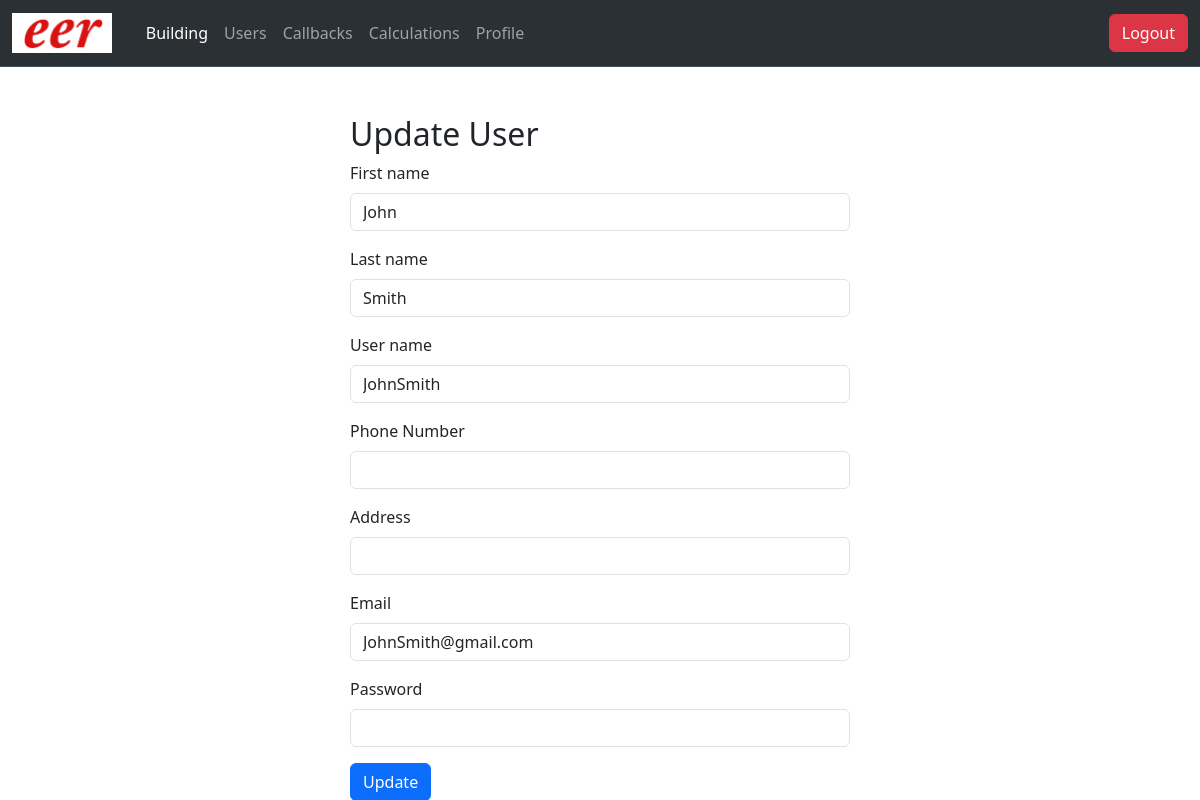
Screenshot of /admin/edit_user.php?id=9 (signed in) with the database file from the repository.
### tables this page shows
CREATE TABLE `users` (
  `id` int(11) NOT NULL,
  `fname` text DEFAULT NULL,
  `lname` text DEFAULT NULL,
  `username` text DEFAULT NULL,
  `email` text DEFAULT NULL,
  `password` text DEFAULT NULL,
  `phone` int(11) DEFAULT NULL,
  `UserAddress` varchar(5000) DEFAULT NULL,
  `role_id` int(11) DEFAULT NULL,
  `created_at` datetime DEFAULT NULL
);

### admin/edit_user.php (the view, shortened to what this page needs)
<?php
include "../php/db.php";
  $id = $_GET['id'];
$user_data = mysqli_query($conn, "SELECT * FROM `users` WHERE `id`=$id");
$data = mysqli_fetch_assoc($user_data);
?>
<!doctype html>
<html lang="en">
  <head>
    <link href="https://cdn.jsdelivr.net/npm/bootstrap@5.3.3/dist/css/bootstrap.min.css" rel="stylesheet">
    <link rel="stylesheet" href="https://cdn.datatables.net/2.0.2/css/dataTables.dataTables.min.css">
</head>
<body>
    <?php include("header.php"); ?>
   <div style="max-width: 500px" class=" mx-auto mt-5">
    <div class="d-flex justify-content-between">
<div><h2>Update User</h2></div>
    </div>
    <form method="post">
  <div class="mb-3">
    <label for="fname" class="form-label">First name</label>
    <input type="text" name="fname" class="form-control" id="fname" value="<?=$data['fname']?>" required>
  </div>
  <div class="mb-3">
    <label for="lname" class="form-label">Last name</label>
    <input type="text" name="lname" class="form-control" id="lname" value="<?=$data['lname']?>" required>
  </div>
  <div class="mb-3">
    <label for="username" class="form-label">User name</label>
    <input type="text" name="username" class="form-control" id="username" value="<?=$data['username']?>" required>
  </div>
  <div class="mb-3">
    <label for="phone" class="form-label">Phone Number</label>
    <input type="text" name="phone" class="form-control" id="phone" value="<?=$data['phone']?>" required>
  </div>
  <div class="mb-3">
    <label for="address" class="form-label">Address</label>
    <input type="text" name="UserAddress" class="form-control" id="UserAddress" value="<?=$data['UserAddress']?>" required>
  </div>
  <div class="mb-3">
    <label for="email" class="form-label">Email</label>
    <input type="text" name="email" class="form-control" id="email" value="<?=$data['email']?>" required>
  </div>
  <div class="mb-3">
    <label for="password" class="form-label">Password</label>
    <input type="password" name="password" class="form-control" id="password">
  </div>
  <button type="submit" name="update_user" class="btn btn-primary">Update</button>
</form>
   </div>
   <?php include("footer.php"); ?>

### rows the page displays
users: fname "John", lname "Smith", username "JohnSmith", email "JohnSmith@gmail.com"
